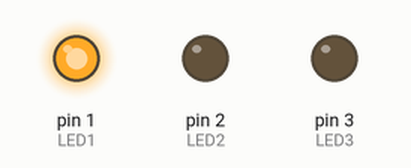
Simulated run of this sketch. Board: Arduino Uno, built with avr-gcc and run on an emulated ATmega328P. On the bench: output pins drawn as LEDs (lit = HIGH).

Above: at 1.5 s.
At 4.2 s:
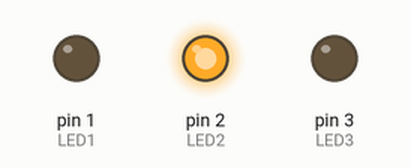
At 5.7 s:
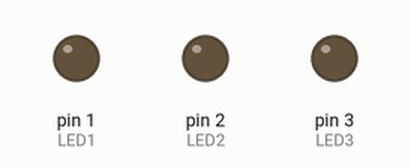
At 7.5 s:
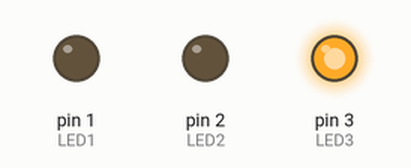
Timing chart, 0 to 11.7 s (numbered marks = the images above):
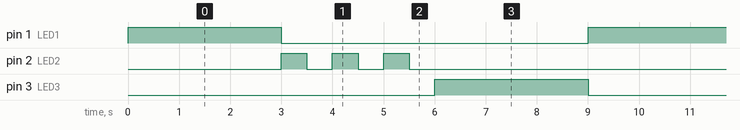

Measured:
- by itself, pin 1 (LED1), pin 3 (LED3): alternates HIGH for 3.0 s and LOW for 6.0 s
- by itself, pin 2 (LED2): repeats every 9.0 s: 2 × (LOW 0.50 s, HIGH 0.50 s), LOW 6.5 s, HIGH 0.50 s
- by itself, everything shown: repeats every 9.0 s, in 9 steps

The sketch:

sketch_sep21a.ino
```cpp
int LED1=1;
int LED2=2;
int LED3=3;


void setup()
{

  pinMode(LED1, OUTPUT);
  pinMode(LED2, OUTPUT);
  pinMode(LED3, OUTPUT);

  digitalWrite(LED1, LOW);
  digitalWrite(LED2, LOW);
  digitalWrite(LED3, LOW);
}

void loop()
{
  digitalWrite(LED1, HIGH);
  delay(3000);
  digitalWrite(LED1, LOW);

  digitalWrite(LED2, HIGH);
  delay(500);
  digitalWrite(LED2, LOW);
  delay(500);


  digitalWrite(LED2, HIGH);
  delay(500);
  digitalWrite(LED2, LOW);
  delay(500);


  digitalWrite(LED2, HIGH);
  delay(500);
  digitalWrite(LED2, LOW);
  delay(500);


  digitalWrite(LED3, HIGH);
  delay(3000);
  digitalWrite(LED3, LOW);

  }
```
